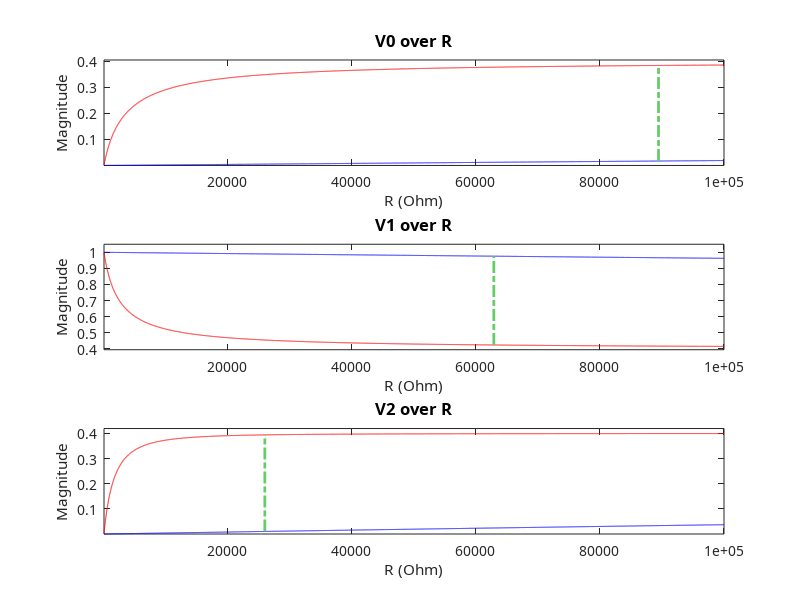
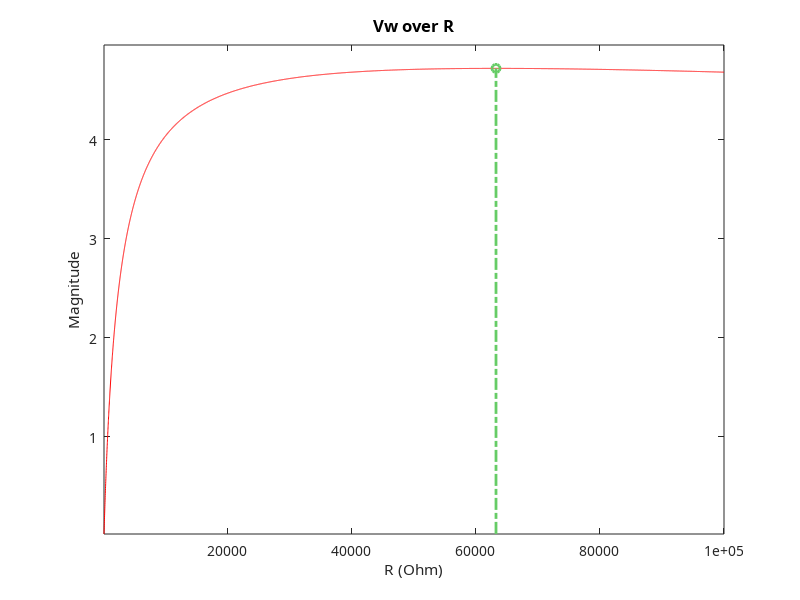

The MATLAB script that drew these images, in order:
%% Analysis of the circuit of the pressure sensor
%  Author: Julien Biral, Master's Thesis at CNMAT, UC Berkeley
%  Date: 05-11-2014
%  
%  ========================================================================
%  DESCRIPTION:
%  

%% DC Analysis of the sensor circuit
%  This analysis is done to maximize the dynamic of the circuit. In DC, the
%  capacitor C can be replaced by an open-circuit. Maximizing dynamics is
%  thus achieved by choosing the adequate value of the resistor R.
%  Special trick: this analysis uses the star-delta transform to simplify
%  the circuit.

% Clear the workspace of unwated elements
close all;
clear all;
clc;

% =========================== %
% Initialization of variables %
% =========================== %

% Number of points to compute:
N = 10000;

% Power Voltage of the circuit:
% Set to 1 to normalize the value computed during the analysis.
Vd = 1;

% Boundaries of the variable resistor:
RvL = 8e3;
RvH = 5e6;

% Variable resistor array:
% Only the minimum and the maximum values are considered here as the aim is
% to maximize the dynamic of the circuit. Intermediate values are not
% useful for this purpose.
R1 = [RvL, RvH];
R2 = R1;
R3 = R1;
R4 = R1;

% Resistor sweep:
% The sweep is done to calculte the R value which gives the best dynamic
R = 1e5/N : 1e5/N : 1e5;

% Initialization of the voltages arrays:
V0 = zeros(length(R1), length(R));
V1 = zeros(length(R1), length(R));
V2 = zeros(length(R1), length(R));
V3 = zeros(length(R1), length(R));
V4 = zeros(length(R1), length(R));

% =============================== %
% Operating points of the circuit %
% =============================== %

for i = 1:length(R1)
    
    for j = 1:length(R)
        
        % Kennelly's Star-Delta Transformation:
        Rab = ( R2(i)*R3(i) + R(j)*(R2(i)+R3(i)) ) / R(j);
        Rbc = ( R2(i)*R3(i) + R(j)*(R2(i)+R3(i)) ) / R2(i);
        Rac = ( R2(i)*R3(i) + R(j)*(R2(i)+R3(i)) ) / R3(i);
        
        % Kennelly's Delta-Star Transformation:
        Rat = ( Rab * R(j) ) / ( Rab + 2*R(j) );
        Rbt = Rat;
        Rdt = ( R(j)^2 ) / ( Rab + 2*R(j) );
        
        % Bottom parralel resistors:
        Rp1 = ( Rat * (R(j) + R1(i) + Rac) + Rac * (R(j) + R1(i)) ) ...
            / (R(j) + R1(i) + Rac);
        Rp2 = ( Rbt * (R(j) + R4(i) + Rbc) + Rbc * (R(j) + R4(i)) ) ...
            / (R(j) + R4(i) + Rbc);
        
        % Equivalent resistor of the circuit:
        Rtot = ( Rdt * (Rp1 + Rp2) + Rp1*Rp2 ) / (Rp1 + Rp2);
        
        % Currents:
        Idt = Vd / Rtot;
        Ita = Rp2 / (Rp1 + Rp2) * Idt;
        Itb = Rp1 / (Rp1 + Rp2) * Idt;
        I1  = Rac / (R(j) + R1(i) + Rac) * Ita;
        I4  = Rbc / (R(j) + R4(i) + Rbc) * Itb;
        
        % Output voltages:
        V0(i,j) =  R(j) * I1;
        V1(i,j) = (R(j) + R1(i)) * I1;
        V3(i,j) = (R(j) + R4(i)) * I4;
        V4(i,j) =  R(j) * I4;
        V2(i,j) =  R(j) * (V1(i,j)*R3(i) + V3(i,j)*R2(i)) ...
            / (R2(i)*R3(i) + R(j)*R2(i) + R(j)*R3(i));
    end
    
end

% Initialization of the text output:
fprintf(strcat('Pressure Sensor - DC Analysis:\n', ...
    '==============================\n'));

% ======================== %
% Maximization of dynamics %
% ======================== %

% Plot of the output voltages and computation of maximum dynamics points:
set(0,'DefaultAxesFontName', 'Latin Modern')
set(0,'DefaultAxesFontSize', 10)
figure;

% Choose a ratio that zoom or dezoom the plots
ratio = .05;

% V0
subplot(3, 1, 1);
plot(R, V0(1,:), '-r');
hold on;
plot(R, V0(2,:), '-b');
[~, ind] = max( abs(V0(1,:) - V0(2,:)) );
line([R(ind), R(ind)], ...
    [min(V0(1,ind), V0(2,ind)), max(V0(1,ind), V0(2,ind))], ...
    'LineStyle', '-.', 'LineWidth', 2, 'Color', [0.4, 0.8, 0.4]);
hold off;

xlim([R(1), R(length(R))]);
ylim([(1-ratio)*min(min(V0(1,:)), min(V0(2,:))), ...
    (1+ratio)*max(max(V0(1,:)), max(V0(2,:)))]);

title('V0 over R', 'FontSize', 12, 'FontWeight', 'bold');
xlabel('R (Ohm)');
ylabel('Magnitude');

fprintf('V0 - Max dynamic for R = %i\n', R(ind));


% V1
subplot(3, 1, 2);
plot(R, V1(1,:), '-r');
hold on;
plot(R, V1(2,:), '-b');
[~, ind] = max( abs(V1(1,:) - V1(2,:)) );
line([R(ind), R(ind)], ...
    [min(V1(1,ind), V1(2,ind)), max(V1(1,ind), V1(2,ind))], ...
    'LineStyle', '-.', 'LineWidth', 2, 'Color', [0.4, 0.8, 0.4]);
hold off;

xlim([R(1), R(length(R))]);
ylim([(1-ratio)*min(min(V1(1,:)), min(V1(2,:))), ...
    (1+ratio)*max(max(V1(1,:)), max(V1(2,:)))]);

title('V1 over R', 'FontSize', 12, 'FontWeight', 'bold');
xlabel('R (Ohm)');
ylabel('Magnitude');

fprintf('V1 - Ma dynamic for R = %i\n', R(ind));


% V2
subplot(3, 1, 3);
plot(R, V2(1,:), '-r');
hold on;
plot(R, V2(2,:), '-b');
[~, ind] = max( abs(V2(1,:) - V2(2,:)) );
line([R(ind), R(ind)], ...
    [min(V2(1,ind), V2(2,ind)), max(V2(1,ind), V2(2,ind))], ...
    'LineStyle', '-.', 'LineWidth', 2, 'Color', [0.4, 0.8, 0.4]);
hold off;

xlim([R(1), R(length(R))]);
ylim([(1-ratio)*min(min(V2(1,:)), min(V2(2,:))), ...
    (1+ratio)*max(max(V2(1,:)), max(V2(2,:)))]);

title('V2 over R', 'FontSize', 12, 'FontWeight', 'bold');
xlabel('R (Ohm)');
ylabel('Magnitude');

fprintf('V2 - Max dynamic for R = %i\n', R(ind));
fprintf('------------------------------\n');

% Computes the best R value to have the max total dynamic in the circuit
% The '2*' factor in front of V0 and V1 is there to take into account the
% symmetry of V0 and V1 with V4 and V3 respectively.
% Normalization of each outputs:
V0norm = abs( (V0(1,:) - V0(2,:)) / (max(V0(1,:)) - min(V0(2,:))) );
V1norm = abs( (V1(1,:) - V1(2,:)) / (max(V1(2,:)) - min(V1(1,:))) );
V2norm = abs( (V2(1,:) - V2(2,:)) / (max(V2(1,:)) - min(V2(2,:))) );
Vw     = 2 * V0norm + 2 * V1norm + V2norm;

% Plot the voltages weighted sum
figure;
plot(R, Vw, '-r');
[~, ind] = max( Vw );
hold on;
plot(R(ind), Vw(ind), 'o', 'LineWidth', 2, 'Color', [0.4, 0.8, 0.4]);
line([R(ind), R(ind)], [min(Vw), Vw(ind)], ...
    'LineStyle', '-.', 'LineWidth', 2, 'Color', [0.4, 0.8, 0.4]);

xlim([R(1), R(length(R))]);
ylim([(1-ratio)*min(Vw), (1+ratio)*max(Vw)]);

title('Vw over R', 'FontSize', 12, 'FontWeight', 'bold');
xlabel('R (Ohm)');
ylabel('Magnitude');

% Computation of the best R:
fprintf('---> Max dynamic of the circuit for R = %i\n', R(ind));

% ========================= %
% Clearing of the workspace %
% ========================= %

clear I1 I4 Idt Ita Itb N R R1 R2 R3 R4 Rab Rac Rat Rbc Rbt Rdt Rp1 Rp2 ...
    Rtot RvH RvL V0 V0norm V1 V1norm V2 V2norm V3 V4 Vd Vw i ind j ratio;

%% AC Analysis of the sensor circuit
%  The first part of the AC Analysis is to determine the impedance matrix
%  of each two-port network of the circuit. Due to its symmetry, there is
%  two two-port networks to consider: the first one is the low-pass filter
%  part of the sensor and the second one is the low-pass at the input of
%  the ADC converter.

% Clear the workspace of unwated elements
close all;
clear all;
clc;

% =========================== %
% Initialization of variables %
% =========================== %

% Number of points to compute:
N = 10000;

% Boundaries of the variable resistor:
RvL = 8e3;
RvH = 5e6;

% Variable resistor array:
% Only the minimum and the maximum values are considered here as the aim is
% to maximize the dynamic of the circuit. Intermediate values are not
% useful for this purpose.
R1 = [RvL, RvH];

% Resistor:
% The ideal value that maximizes dynamics can be determined with the DC
% analysis.
R = 63230;

% Capacitor:
% The capacitor need to be chosen to ensure a minimum cutoff frequency of
% 500 Hz. As the boundary if Rv tends to infinite is the cutoff frequency
% F= 1/(2*pi*RC), C is determined in this way.
Fs = 1000;
C = 1/(2*pi*R*Fs/2);

% Elements of the circuit of the ADC input:
% As it is impossible to know the exact capacitor and resistor at the input
% of the ADC, the worst case is taken into account in these computations.
% The following values correspond to [Typical value, Max value], regarding
% to the ADC datasheet, in 10-bits mode.
% Ra = [2e3, 5e3];
% Ca = [4e-12, 5e-12];

Ra = 2e3;
Ca = 4e-12;

% =================== %
% Transmission Matrix %
% =================== %

% In this section, the two different transmission matrix of the circuit are
% implemented for further calculation. The transmission matrix is useful to
% compute the transfer function of two-ports networks in cascade.

for i = 1:length(R1)
    
    % Transmission matrix of the low-pass two-ports network of the pressure
    % sensor:
    Ts = [
            tf([R*R1(i)*C, R+R1(i)], R),    tf([R*R1(i)*C, R1(i)], [R*C, 1]);
            tf([R*C, R+R1(i)], R),          tf(1)
         ];

    % Transmission matrix of the input of the ADC converter
    Ta = [
            tf([Ra*Ca, 1], 1),    tf(Ra);
            tf([Ca, 0], 1),       tf(1)
         ];
   
end
